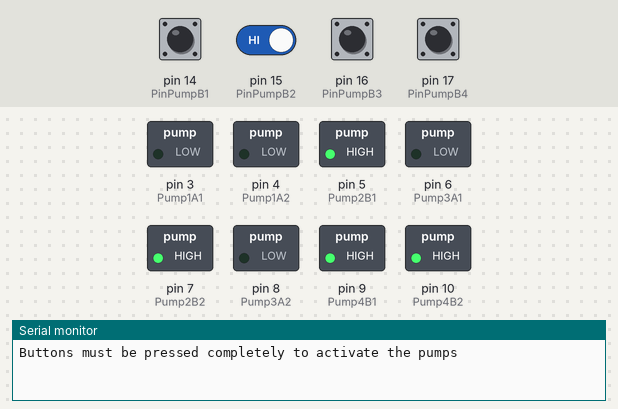
The sketch below on a simulated Arduino Uno, built with avr-gcc and run on an emulated ATmega328P. Shown: switched loads named in the sketch (green lamp = pin HIGH), the last lines printed to the serial monitor. The inputs (shaded band) are chosen by the test bench; at power-on: pin 14 (PinPumpB1), pin 15 (PinPumpB2), pin 16 (PinPumpB3), pin 17 (PinPumpB4) HIGH.

Above: at 1.3 s.
1.4 s: pin 14 (PinPumpB1) pulled LOW for 0.6 s
At 1.86 s:
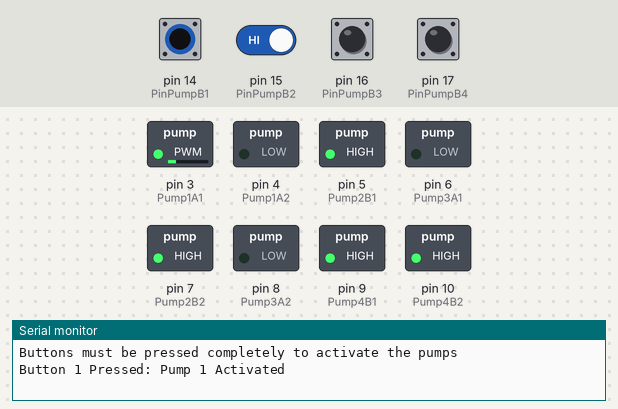
At 2.9 s:
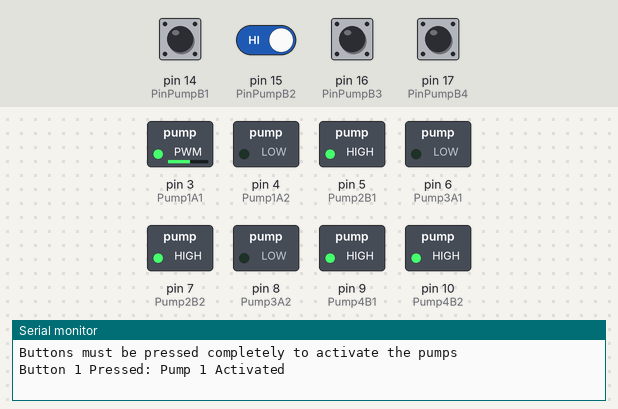
4.4 s: pin 14 (PinPumpB1) driven LOW and pin 15 (PinPumpB2) driven LOW
At 8.2 s:
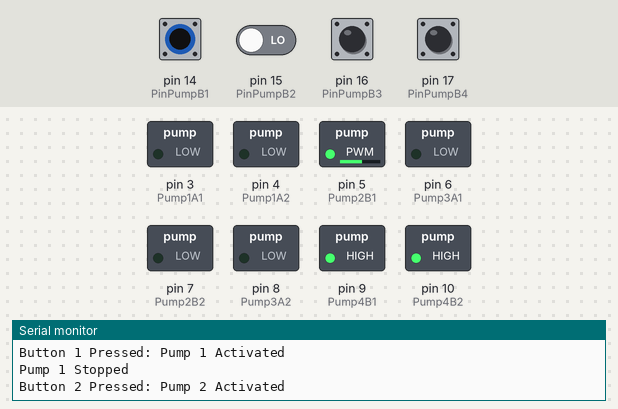
Timing chart, 0 to 22.0 s (numbered marks = the images above; inputs shaded):
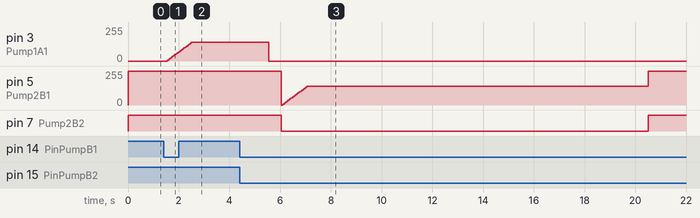

Measured:
- after the input at 1.4 s, pin 3 (Pump1A1): moves from 0/255 to 140/255 over 0.95 s, starting after 0.15 s
- after the input at 4.4 s, pin 7 (Pump2B2): HIGH → LOW after 1.7 s, → HIGH 14.5 s later

The sketch:

Pump_Control.ino
```cpp
//Pump 1 on the device is pump 4 here
//Pump 2 on the device is pump 3 here
//Pump 3 on the device is pump 1 here
//Pump 2 here is not active on the device
//Switch pins
const int PinPumpB1 = 14;
const int PinPumpB2 = 15;
const int PinPumpB3 = 16;
const int PinPumpB4 = 17;

//Switch states
bool PPB1CurrState;
bool PPB2CurrState;
bool PPB3CurrState;
bool PPB4CurrState;

bool PPB1NewState;
bool PPB2NewState;
bool PPB3NewState;
bool PPB4NewState;

//Motor pins
const int Pump1A1 = 3; //PWM pin
const int Pump1A2 = 4;
const int Pump2B1 = 5; //PWM pin
const int Pump2B2 = 7;
const int Pump3A1 = 6; //PWM pin
const int Pump3A2 = 8;
const int Pump4B1 = 9; //PWM pin
const int Pump4B2 = 10;

//Motor speeds (threshold for starting >100)
const int Speed1 = 150;
const int Speed2 = 150;
const int Speed3 = 150;
const int Speed4 = 120;
//Motor run time [milliseconds], adjusted to achieve the required volume delivery
const int Time1 = 3000; //uMAMA pump
const int Time2 = 13400;//Not used
const int Time3 = 3000; //uMAMA pump
const int Time4 = 10000; //Receptacle filling pump
//Ramping Parameters
const int RampTime = 1000;
const int NumSteps = 20;
const int StepTimeLength = RampTime/NumSteps;
const int RampIntervalPWM1 = Speed1/NumSteps;
const int RampIntervalPWM2 = Speed2/NumSteps;
const int RampIntervalPWM3 = Speed3/NumSteps;
const int RampIntervalPWM4 = Speed4/NumSteps;

void setup() {
  Serial.begin(9600);
  Serial.println("Buttons must be pressed completely to activate the pumps");
  //Switch setup
  pinMode(PinPumpB1, INPUT_PULLUP);
  pinMode(PinPumpB2, INPUT_PULLUP);
  pinMode(PinPumpB3, INPUT_PULLUP);
  pinMode(PinPumpB4, INPUT_PULLUP);
  //Current state of buttons (pulled to HIGH)
  PPB1CurrState = digitalRead(PinPumpB1);
  PPB2CurrState = digitalRead(PinPumpB2);
  PPB3CurrState = digitalRead(PinPumpB3);
  PPB4CurrState = digitalRead(PinPumpB4);

  //Motor setup
  //Pump 1
  pinMode(Pump1A1, OUTPUT);
  pinMode(Pump1A2, OUTPUT);
  digitalWrite(Pump1A1, LOW);
  digitalWrite(Pump1A2, LOW);
  //Pump 2
  pinMode(Pump2B1, OUTPUT);
  pinMode(Pump2B2, OUTPUT);
  digitalWrite(Pump2B1, HIGH);
  digitalWrite(Pump2B2, HIGH);
  //Pump 3
  pinMode(Pump3A1, OUTPUT);
  pinMode(Pump3A2, OUTPUT);
  digitalWrite(Pump3A1, LOW);
  digitalWrite(Pump3A2, LOW);
  //Pump 4
  pinMode(Pump4B1, OUTPUT);
  pinMode(Pump4B2, OUTPUT);
  digitalWrite(Pump4B1, HIGH);
  digitalWrite(Pump4B2, HIGH);
}

void loop() {
  //Read states of buttons
  PPB1NewState = digitalRead(PinPumpB1);
  PPB2NewState = digitalRead(PinPumpB2);
  PPB3NewState = digitalRead(PinPumpB3);
  PPB4NewState = digitalRead(PinPumpB4);
  //Check if buttons were pressed
  //Pump 1
  if (PPB1NewState != PPB1CurrState && PPB1NewState == LOW){
    //Button has been pressed, activate pump
    Serial.println("Button 1 Pressed: Pump 1 Activated");
    int PWMValue = 0;
    for (int i = 0; i <= NumSteps; i++){
      analogWrite(Pump1A1, PWMValue);
      digitalWrite(Pump1A2, LOW);
      PWMValue += RampIntervalPWM1;
      delay(StepTimeLength);
    }
    delay(Time1);
    digitalWrite(Pump1A1, LOW);
    digitalWrite(Pump1A2, LOW);
    Serial.println("Pump 1 Stopped");
  }
  PPB1CurrState = PPB1NewState;

  //Pump 2
  if (PPB2NewState != PPB2CurrState && PPB2NewState == LOW){
    //Button has been pressed, activate pump
    Serial.println("Button 2 Pressed: Pump 2 Activated");
    int PWMValue = 0;
    for (int i = 0; i <= NumSteps; i++){
      analogWrite(Pump2B1, PWMValue);
      digitalWrite(Pump2B2, LOW);
      PWMValue += RampIntervalPWM2;
      delay(StepTimeLength);
    }
    delay(Time2);
    digitalWrite(Pump2B1, HIGH);
    digitalWrite(Pump2B2, HIGH);
    Serial.println("Pump 2 Stopped");
  }
  PPB2CurrState = PPB2NewState;
  //Pump 3
  if (PPB3NewState != PPB3CurrState && PPB3NewState == LOW){
    //Button has been pressed, activate pump
    Serial.println("Button 3 Pressed: Pump 3 Activated");
    int PWMValue = 0;
    for (int i = 0; i <= NumSteps; i++){
      analogWrite(Pump3A1, PWMValue);
      digitalWrite(Pump3A2, LOW);
      PWMValue += RampIntervalPWM3;
      delay(StepTimeLength);
    }
    delay(Time3);
    digitalWrite(Pump3A1, LOW);
    digitalWrite(Pump3A2, LOW);
    Serial.println("Pump 3 Stopped");
  }
  PPB3CurrState = PPB3NewState;

//Pump 4
  if (PPB4NewState != PPB4CurrState && PPB4NewState == LOW){
    //Button has been pressed, activate pump
    Serial.println("Button 4 Pressed: Pump 4 Activated");
    digitalWrite(Pump4B1, HIGH);
    digitalWrite(Pump4B2, HIGH);
    int PWMValue = 0;
    for (int i = 0; i <= NumSteps; i++){
      analogWrite(Pump4B1, PWMValue);
      digitalWrite(Pump4B2, LOW);
      PWMValue += RampIntervalPWM4;
      delay(StepTimeLength);
    }
    delay(Time4);
    digitalWrite(Pump4B1, HIGH);
    digitalWrite(Pump4B2, HIGH);
    Serial.println("Pump 4 Stopped");
  }
  PPB4CurrState = PPB4NewState;

  delay(500);
}
```
